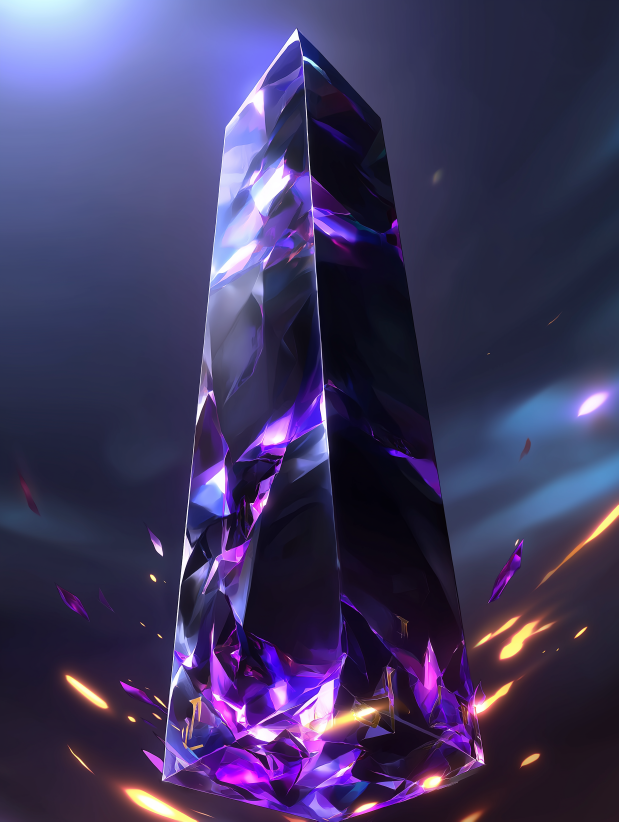
#> input picture art/src/crystafae/cr_303_1.png, 1856 x 2464 px (shown at 1/3 size); its folder holds only this picture in this run
$ python art_generation.py
#> lines starting #> are read from the running program, lines starting #| are printed output that depends on the picture
#!/usr/bin/env python3
from pathlib import Path
import sys
from PIL import Image

# ─── HARDCODED SIZES ───────────────────────────────────────
CARD_W, CARD_H   = 856, 1200
BOARD_W, BOARD_H = 856, 836
# ───────────────────────────────────────────────────────────

def match_cover(img: Image.Image, tw: int, th: int) -> Image.Image:
#> called with tw = 856, th = 1200
    scale = max(tw / img.width, th / img.height)
#> scale = 0.487
    nw, nh = int(img.width * scale), int(img.height * scale)
#> nw = 903; nh = 1200
    resized = img.resize((nw, nh), Image.LANCZOS)
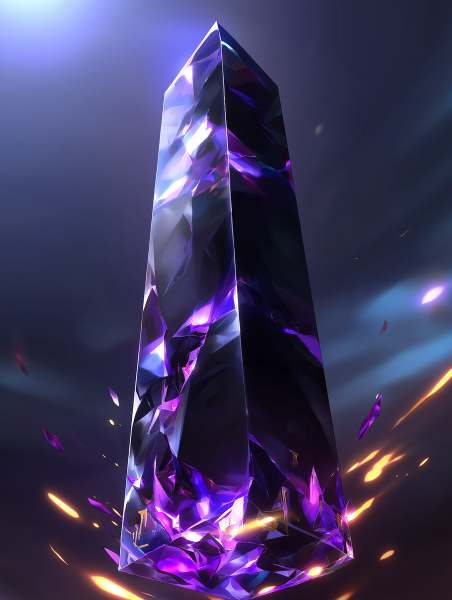
#> resized: PIL image 903x1200 RGBA (shown at 1/2 size); mean R, G, B, A 64.1, 56.4, 96.9, 255
    left = (nw - tw) // 2
#> left = 23
    top  = (nh - th) // 2
#> top = 0
    return resized.crop((left, top, left + tw, top + th))
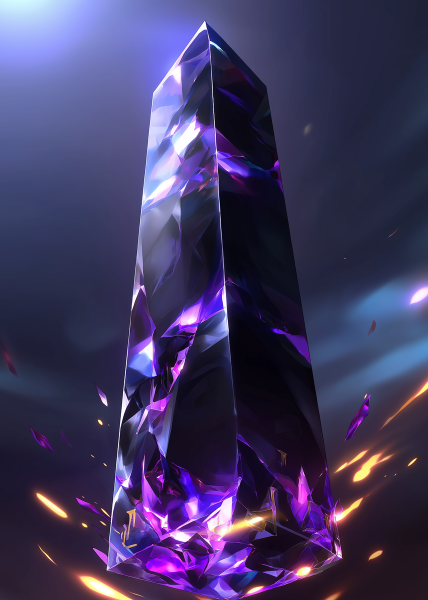
#> returned value: PIL image 856x1200 RGBA (shown at 1/2 size); mean R, G, B, A 64.5, 56.2, 97.3, 255

def match_cover_offset(img: Image.Image, tw: int, th: int, frac: float = 0.1) -> Image.Image:
#> called with tw = 856, th = 836, frac = 0.1
    scale = max(tw / img.width, th / img.height)
#> scale = 0.461
    nw, nh = int(img.width * scale), int(img.height * scale)
#> nw = 856; nh = 1136
    resized = img.resize((nw, nh), Image.LANCZOS)
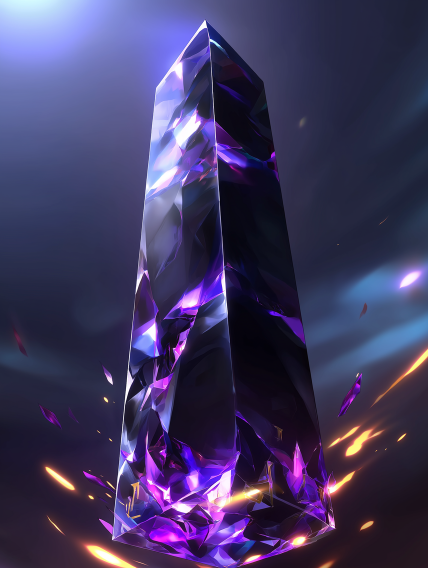
#> resized: PIL image 856x1136 RGBA (shown at 1/2 size); mean R, G, B, A 64.1, 56.4, 96.9, 255
    left = (nw - tw) // 2
#> left = 0
    overflow = nh - th
#> overflow = 300
    top = int(overflow * frac)
#> top = 30
    top = max(0, min(top, overflow))
    return resized.crop((left, top, left + tw, top + th))
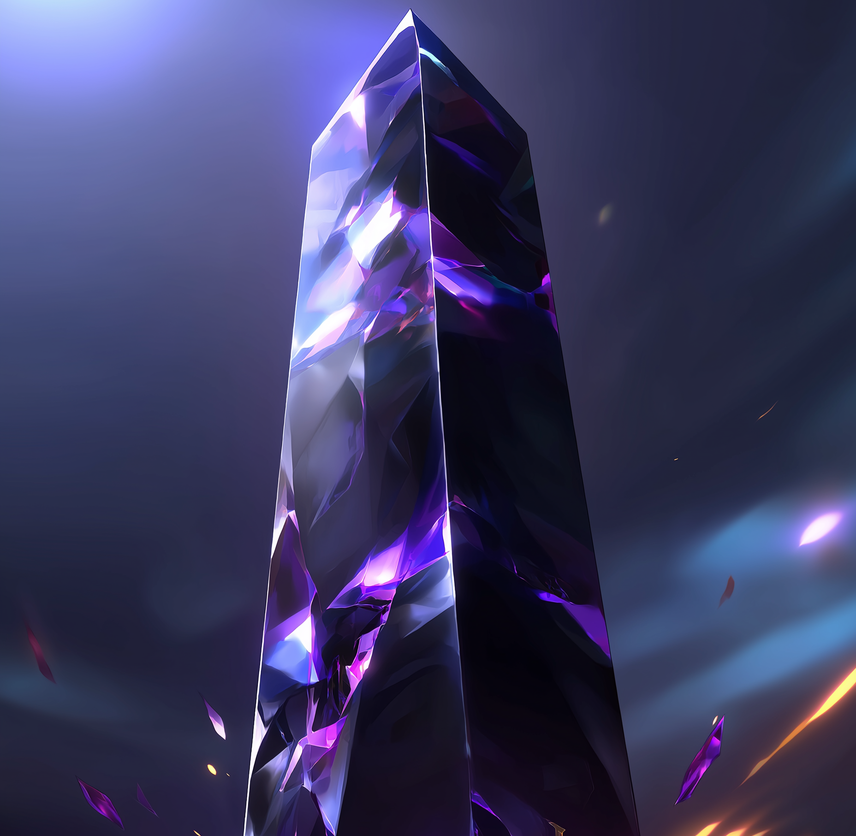
#> returned value: PIL image 856x836 RGBA; mean R, G, B, A 59.6, 59, 98.2, 255

def main():
    base       = Path(__file__).parent.resolve()
    src_dir    = base / "src"
    out_dir    = base / "out"
    out_board  = base / "out_board"

    if not src_dir.is_dir():
        print(f"✗ Couldn’t find src/ at {src_dir}")
        sys.exit(1)

    # Recursively find PNGs, but skip any under an "unused" folder
    pngs = sorted(
        p for p in src_dir.rglob("*.png")
        if "unused" not in p.relative_to(src_dir).parts
    )
    if not pngs:
        print(f"✗ No PNGs found in {src_dir}")
        sys.exit(1)

    for p in pngs:
        rel_path = p.relative_to(src_dir)
        out_path = out_dir / rel_path
        board_path = out_board / rel_path.parent / (p.stem + "_board.png")

        # Make sure output folders exist
        out_path.parent.mkdir(parents=True, exist_ok=True)
        board_path.parent.mkdir(parents=True, exist_ok=True)

        print(f"Processing {str(rel_path):35}", end=" ")

        with Image.open(p).convert("RGBA") as src_img:
            # card version (856×1200)
            card_img = match_cover(src_img, CARD_W, CARD_H)
            card_img.save(out_path)

            # board version (856×836) with 10% top-offset
            board_img = match_cover_offset(src_img, BOARD_W, BOARD_H, frac=0.1)
            board_img.save(board_path)

        print("✔")

    print("\n✅ Done! Check:\n  • out/       (cards at 856×1200)\n  • out_board/ (boards at 856×836)")

if __name__ == "__main__":
    main()
